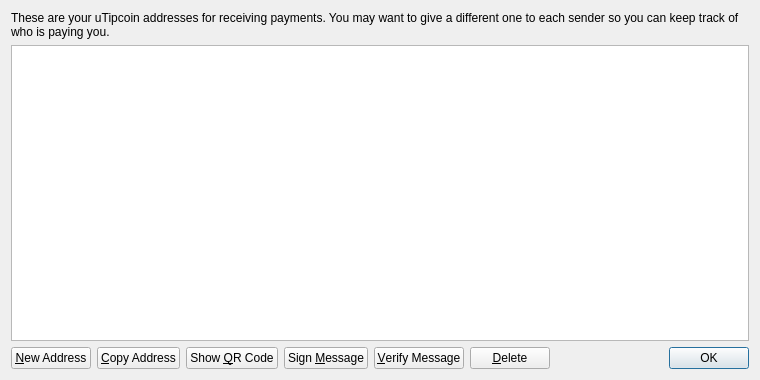
<?xml version="1.0" encoding="UTF-8"?>
<ui version="4.0">
 <class>AddressBookPage</class>
 <widget class="QWidget" name="AddressBookPage">
  <property name="geometry">
   <rect>
    <x>0</x>
    <y>0</y>
    <width>760</width>
    <height>380</height>
   </rect>
  </property>
  <property name="windowTitle">
   <string>Address Book</string>
  </property>
  <layout class="QVBoxLayout" name="verticalLayout">
   <item>
    <widget class="QLabel" name="labelExplanation">
     <property name="text">
      <string>These are your uTipcoin addresses for receiving payments. You may want to give a different one to each sender so you can keep track of who is paying you.</string>
     </property>
     <property name="textFormat">
      <enum>Qt::PlainText</enum>
     </property>
     <property name="wordWrap">
      <bool>true</bool>
     </property>
    </widget>
   </item>
   <item>
    <widget class="QTableView" name="tableView">
     <property name="contextMenuPolicy">
      <enum>Qt::CustomContextMenu</enum>
     </property>
     <property name="toolTip">
      <string>Double-click to edit address or label</string>
     </property>
     <property name="tabKeyNavigation">
      <bool>false</bool>
     </property>
     <property name="alternatingRowColors">
      <bool>true</bool>
     </property>
     <property name="selectionMode">
      <enum>QAbstractItemView::SingleSelection</enum>
     </property>
     <property name="selectionBehavior">
      <enum>QAbstractItemView::SelectRows</enum>
     </property>
     <property name="sortingEnabled">
      <bool>true</bool>
     </property>
     <attribute name="verticalHeaderVisible">
      <bool>false</bool>
     </attribute>
    </widget>
   </item>
   <item>
    <layout class="QHBoxLayout" name="horizontalLayout">
     <item>
      <widget class="QPushButton" name="newAddressButton">
       <property name="toolTip">
        <string>Create a new address</string>
       </property>
       <property name="text">
        <string>&amp;New Address</string>
       </property>
       <property name="icon">
        <iconset resource="../bitcoin.qrc">
         <normaloff>:/icons/add</normaloff>:/icons/add</iconset>
       </property>
      </widget>
     </item>
     <item>
      <widget class="QPushButton" name="copyToClipboard">
       <property name="toolTip">
        <string>Copy the currently selected address to the system clipboard</string>
       </property>
       <property name="text">
        <string>&amp;Copy Address</string>
       </property>
       <property name="icon">
        <iconset resource="../bitcoin.qrc">
         <normaloff>:/icons/editcopy</normaloff>:/icons/editcopy</iconset>
       </property>
      </widget>
     </item>
     <item>
      <widget class="QPushButton" name="showQRCode">
       <property name="text">
        <string>Show &amp;QR Code</string>
       </property>
       <property name="icon">
        <iconset resource="../bitcoin.qrc">
         <normaloff>:/icons/qrcode</normaloff>:/icons/qrcode</iconset>
       </property>
      </widget>
     </item>
     <item>
      <widget class="QPushButton" name="signMessage">
       <property name="toolTip">
        <string>Sign a message to prove you own a uTipcoin address</string>
       </property>
       <property name="text">
        <string>Sign &amp;Message</string>
       </property>
       <property name="icon">
        <iconset resource="../bitcoin.qrc">
         <normaloff>:/icons/edit</normaloff>:/icons/edit</iconset>
       </property>
      </widget>
     </item>
     <item>
      <widget class="QPushButton" name="verifyMessage">
       <property name="toolTip">
        <string>Verify a message to ensure it was signed with a specified uTipcoin address</string>
       </property>
       <property name="text">
        <string>&amp;Verify Message</string>
       </property>
       <property name="icon">
        <iconset resource="../bitcoin.qrc">
         <normaloff>:/icons/transaction_0</normaloff>:/icons/transaction_0</iconset>
       </property>
      </widget>
     </item>
     <item>
      <widget class="QPushButton" name="deleteButton">
       <property name="toolTip">
        <string>Delete the currently selected address from the list</string>
       </property>
       <property name="text">
        <string>&amp;Delete</string>
       </property>
       <property name="icon">
        <iconset resource="../bitcoin.qrc">
         <normaloff>:/icons/remove</normaloff>:/icons/remove</iconset>
       </property>
      </widget>
     </item>
     <item>
      <spacer name="horizontalSpacer">
       <property name="orientation">
        <enum>Qt::Horizontal</enum>
       </property>
       <property name="sizeHint" stdset="0">
        <size>
         <width>40</width>
         <height>20</height>
        </size>
       </property>
      </spacer>
     </item>
     <item>
      <widget class="QDialogButtonBox" name="buttonBox">
       <property name="sizePolicy">
        <sizepolicy hsizetype="Maximum" vsizetype="Fixed">
         <horstretch>0</horstretch>
         <verstretch>0</verstretch>
        </sizepolicy>
       </property>
       <property name="standardButtons">
        <set>QDialogButtonBox::Ok</set>
       </property>
      </widget>
     </item>
    </layout>
   </item>
  </layout>
 </widget>
 <resources>
  <include location="../bitcoin.qrc"/>
 </resources>
 <connections/>
</ui>
